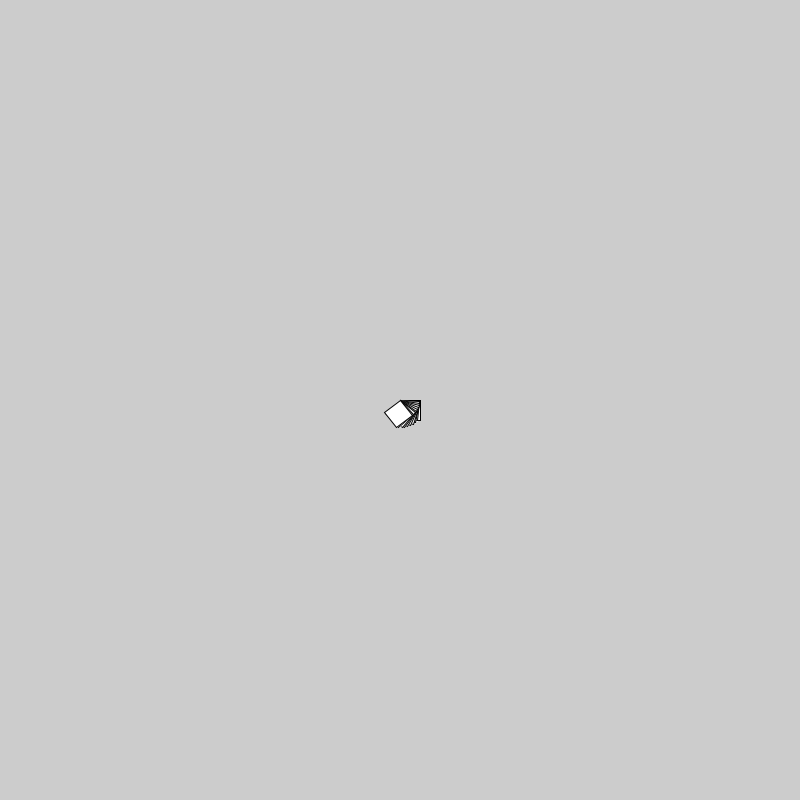
Frame 1 (no input)
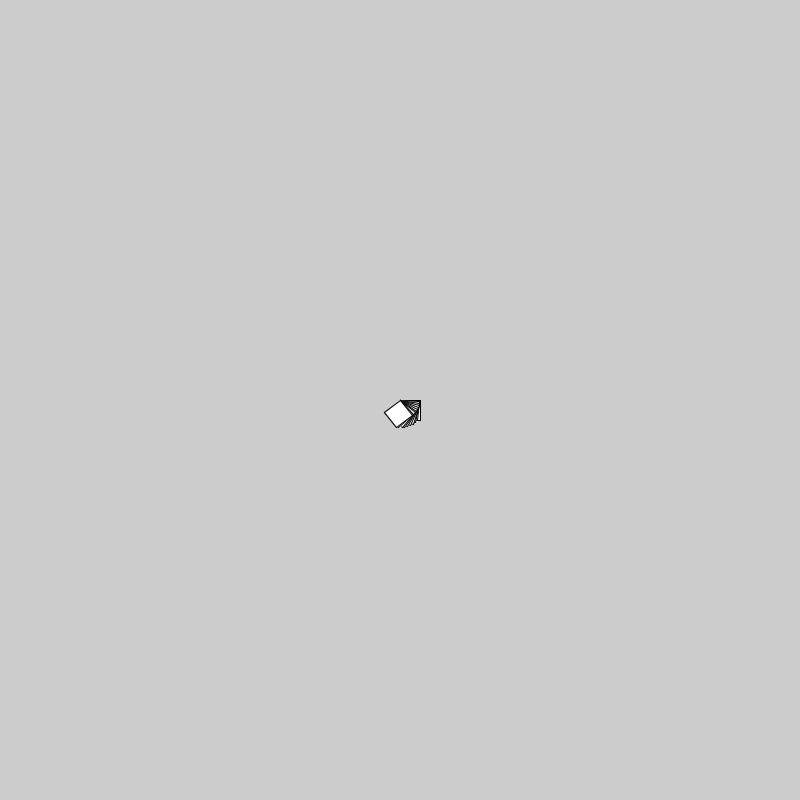
Frame 2 (the mouse pressed at the canvas centre, redrawn once)

The Processing sketch that drew these frames (run headless with seeded random() and noise(); the mouse was pressed at the canvas centre and the sketch redrawn once):

// Processing sketch: nested_loop
// ── nested_loop.pde
Cell cell;
Cell[] cells = new Cell[10];
PVector position;

void setup(){
  size(800,800);
  
  position = new PVector(width/2, height/2);
}

void draw() {
  cell = new Cell(position, .0, 20);
  cell.display();
  
  for(int i = 0; i < 10; i++){
    println(float(i/10));
    cells[i] = new Cell(position, float(i) / 10, 20);
    cells[i].display();
  }
  noLoop();
}
// ── cell.pde
class Cell {
  PVector position;
  float rotation;
  float size;
  PShape square;
  
  Cell(PVector position_, float rotation_, float size_) {
    position = position_;
    rotation = rotation_;
    size = size_;
  }
  
  void display() {
    shapeMode(CENTER);
    square = createShape(RECT, 0, 0, size, size);
    square.rotate(rotation);
    shape(square, position.x, position.y);
  }
}
